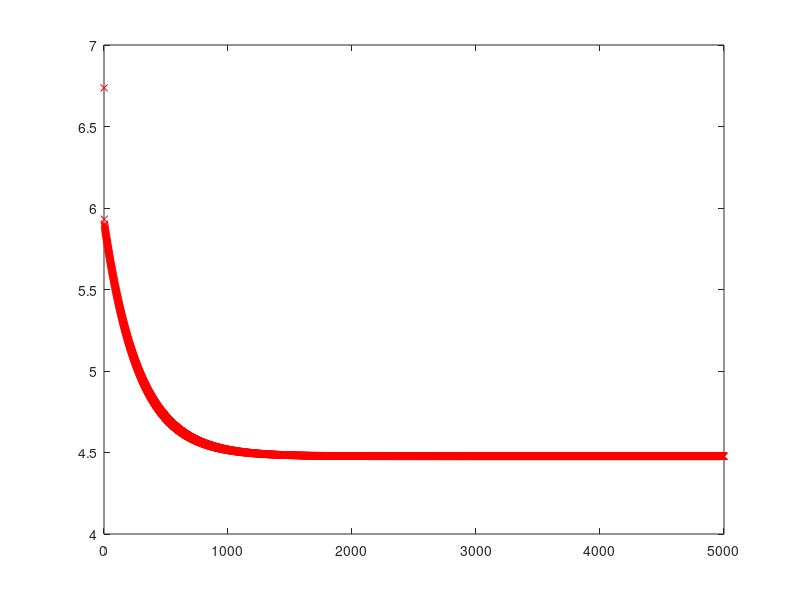

Here is the MATLAB script that generated this plot:
% data = load('ex1data1.txt');
% Z=[1 2; 3 4; 5 6];
% X = [3.*ones(3,3)];

% fprintf('x values: \n');
% fprintf('%f \n', data(:,1));

% printf("y matrix: \n");
% fprintf('%f \n', y);

% y=Z[:,1]


% Create new matrix
%for i = 1:10;
 %   for j = 1:2;  
%	  test(i,j) = i*10 +j*5;
 %   end
%end

%	x=test(:,1);
%	y=test(:,2);

%	printf("x \n");
%	fprintf('%f \n', x);

%	plot(x, y, 'rx', 'MarkerSize', 5);

data = load('itCanBeDone.txt');
x=data(:,1);
y=data(:,2);
printf("y \n");
fprintf('%f', y);

plot(x, y, 'rx', 'MarkerSize', 5);











